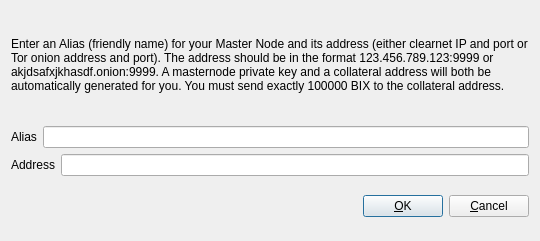
<?xml version="1.0" encoding="UTF-8"?>
<ui version="4.0">
 <class>AddEditAdrenalineNode</class>
 <widget class="QDialog" name="AddEditAdrenalineNode">
  <property name="geometry">
   <rect>
    <x>0</x>
    <y>0</y>
    <width>540</width>
    <height>241</height>
   </rect>
  </property>
  <property name="windowTitle">
   <string>Add/Edit BixCoin Node</string>
  </property>
  <property name="modal">
   <bool>true</bool>
  </property>
  <layout class="QVBoxLayout" name="verticalLayout">
   <item>
    <layout class="QVBoxLayout" name="verticalLayout_2">
     <property name="topMargin">
      <number>0</number>
     </property>
     <property name="bottomMargin">
      <number>0</number>
     </property>
     <item>
      <widget class="QLabel" name="label_3">
       <property name="sizePolicy">
        <sizepolicy hsizetype="Preferred" vsizetype="Expanding">
         <horstretch>0</horstretch>
         <verstretch>0</verstretch>
        </sizepolicy>
       </property>
       <property name="text">
        <string>&lt;html&gt;&lt;head/&gt;&lt;body&gt;&lt;p&gt;Enter an Alias (friendly name) for your Master Node and its address (either clearnet IP and port or Tor onion address and port).  The address should be in the format 123.456.789.123:9999 or akjdsafxjkhasdf.onion:9999.  A masternode private key and a collateral address will both be automatically generated for you.  You must send exactly 100000 BIX to the collateral address.&lt;/p&gt;&lt;/body&gt;&lt;/html&gt;</string>
       </property>
       <property name="wordWrap">
        <bool>true</bool>
       </property>
      </widget>
     </item>
     <item>
      <layout class="QHBoxLayout" name="horizontalLayout">
       <property name="bottomMargin">
        <number>0</number>
       </property>
       <item>
        <widget class="QLabel" name="label">
         <property name="text">
          <string>Alias</string>
         </property>
        </widget>
       </item>
       <item>
        <widget class="QLineEdit" name="aliasLineEdit"/>
       </item>
      </layout>
     </item>
     <item>
      <layout class="QHBoxLayout" name="horizontalLayout_2">
       <property name="bottomMargin">
        <number>0</number>
       </property>
       <item>
        <widget class="QLabel" name="label_2">
         <property name="text">
          <string>Address</string>
         </property>
        </widget>
       </item>
       <item>
        <widget class="QLineEdit" name="addressLineEdit"/>
       </item>
      </layout>
     </item>
     <item>
      <layout class="QHBoxLayout" name="horizontalLayout_3">
       <property name="bottomMargin">
        <number>0</number>
       </property>
      </layout>
     </item>
    </layout>
   </item>
   <item>
    <layout class="QHBoxLayout" name="horizontalLayout_Buttons">
     <item>
      <spacer name="horizontalSpacer_1">
       <property name="orientation">
        <enum>Qt::Horizontal</enum>
       </property>
       <property name="sizeHint" stdset="0">
        <size>
         <width>40</width>
         <height>48</height>
        </size>
       </property>
      </spacer>
     </item>
     <item>
      <widget class="QLabel" name="statusLabel">
       <property name="font">
        <font>
         <weight>75</weight>
         <bold>true</bold>
        </font>
       </property>
       <property name="text">
        <string/>
       </property>
       <property name="textFormat">
        <enum>Qt::PlainText</enum>
       </property>
       <property name="wordWrap">
        <bool>true</bool>
       </property>
      </widget>
     </item>
     <item>
      <spacer name="horizontalSpacer_2">
       <property name="orientation">
        <enum>Qt::Horizontal</enum>
       </property>
       <property name="sizeHint" stdset="0">
        <size>
         <width>40</width>
         <height>48</height>
        </size>
       </property>
      </spacer>
     </item>
     <item>
      <widget class="QPushButton" name="okButton">
       <property name="text">
        <string>&amp;OK</string>
       </property>
      </widget>
     </item>
     <item>
      <widget class="QPushButton" name="cancelButton">
       <property name="text">
        <string>&amp;Cancel</string>
       </property>
       <property name="autoDefault">
        <bool>false</bool>
       </property>
      </widget>
     </item>
    </layout>
   </item>
  </layout>
 </widget>
 <resources/>
 <connections/>
</ui>
